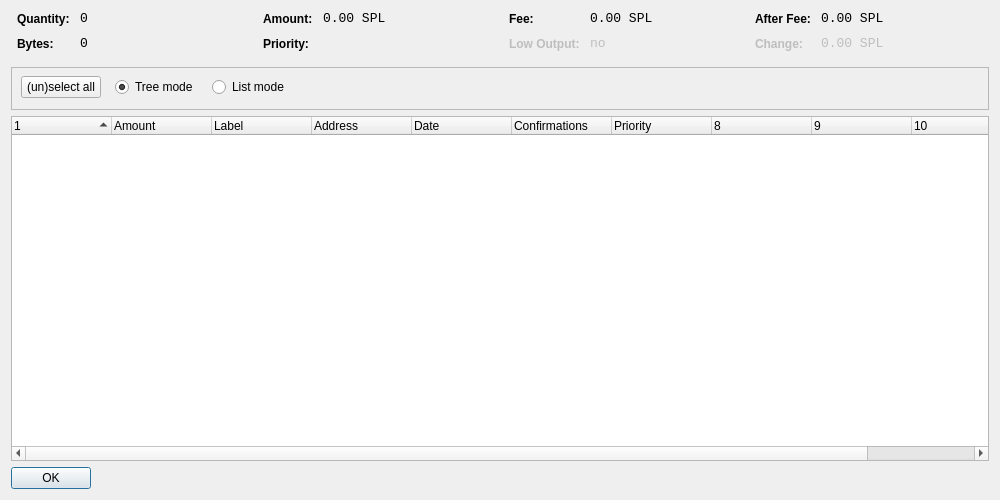
<?xml version="1.0" encoding="UTF-8"?>
<ui version="4.0">
 <class>CoinControlDialog</class>
 <widget class="QDialog" name="CoinControlDialog">
  <property name="geometry">
   <rect>
    <x>0</x>
    <y>0</y>
    <width>1000</width>
    <height>500</height>
   </rect>
  </property>
  <property name="windowTitle">
   <string>Coin Control</string>
  </property>
  <layout class="QVBoxLayout" name="verticalLayout">
   <item>
    <layout class="QHBoxLayout" name="horizontalLayoutTop" stretch="0,0,0,0">
     <property name="topMargin">
      <number>0</number>
     </property>
     <property name="bottomMargin">
      <number>10</number>
     </property>
     <item>
      <layout class="QFormLayout" name="formLayoutCoinControl1">
       <property name="horizontalSpacing">
        <number>10</number>
       </property>
       <property name="verticalSpacing">
        <number>10</number>
       </property>
       <property name="leftMargin">
        <number>6</number>
       </property>
       <property name="rightMargin">
        <number>6</number>
       </property>
       <item row="0" column="0">
        <widget class="QLabel" name="labelCoinControlQuantityText">
         <property name="styleSheet">
          <string notr="true">font-weight:bold;</string>
         </property>
         <property name="text">
          <string>Quantity:</string>
         </property>
        </widget>
       </item>
       <item row="0" column="1">
        <widget class="QLabel" name="labelCoinControlQuantity">
         <property name="font">
          <font>
           <family>Monospace</family>
           <pointsize>10</pointsize>
          </font>
         </property>
         <property name="cursor">
          <cursorShape>IBeamCursor</cursorShape>
         </property>
         <property name="contextMenuPolicy">
          <enum>Qt::ActionsContextMenu</enum>
         </property>
         <property name="text">
          <string notr="true">0</string>
         </property>
         <property name="textInteractionFlags">
          <set>Qt::LinksAccessibleByMouse|Qt::TextSelectableByKeyboard|Qt::TextSelectableByMouse</set>
         </property>
        </widget>
       </item>
       <item row="1" column="0">
        <widget class="QLabel" name="labelCoinControlBytesText">
         <property name="styleSheet">
          <string notr="true">font-weight:bold;</string>
         </property>
         <property name="text">
          <string>Bytes:</string>
         </property>
        </widget>
       </item>
       <item row="1" column="1">
        <widget class="QLabel" name="labelCoinControlBytes">
         <property name="font">
          <font>
           <family>Monospace</family>
           <pointsize>10</pointsize>
          </font>
         </property>
         <property name="cursor">
          <cursorShape>IBeamCursor</cursorShape>
         </property>
         <property name="contextMenuPolicy">
          <enum>Qt::ActionsContextMenu</enum>
         </property>
         <property name="text">
          <string notr="true">0</string>
         </property>
         <property name="textInteractionFlags">
          <set>Qt::LinksAccessibleByMouse|Qt::TextSelectableByKeyboard|Qt::TextSelectableByMouse</set>
         </property>
        </widget>
       </item>
      </layout>
     </item>
     <item>
      <layout class="QFormLayout" name="formLayoutCoinControl2">
       <property name="horizontalSpacing">
        <number>10</number>
       </property>
       <property name="verticalSpacing">
        <number>10</number>
       </property>
       <property name="leftMargin">
        <number>6</number>
       </property>
       <property name="rightMargin">
        <number>6</number>
       </property>
       <item row="0" column="0">
        <widget class="QLabel" name="labelCoinControlAmountText">
         <property name="styleSheet">
          <string notr="true">font-weight:bold;</string>
         </property>
         <property name="text">
          <string>Amount:</string>
         </property>
        </widget>
       </item>
       <item row="0" column="1">
        <widget class="QLabel" name="labelCoinControlAmount">
         <property name="font">
          <font>
           <family>Monospace</family>
           <pointsize>10</pointsize>
          </font>
         </property>
         <property name="cursor">
          <cursorShape>IBeamCursor</cursorShape>
         </property>
         <property name="contextMenuPolicy">
          <enum>Qt::ActionsContextMenu</enum>
         </property>
         <property name="text">
          <string notr="true">0.00 SPL</string>
         </property>
         <property name="textInteractionFlags">
          <set>Qt::LinksAccessibleByMouse|Qt::TextSelectableByKeyboard|Qt::TextSelectableByMouse</set>
         </property>
        </widget>
       </item>
       <item row="1" column="0">
        <widget class="QLabel" name="labelCoinControlPriorityText">
         <property name="styleSheet">
          <string notr="true">font-weight:bold;</string>
         </property>
         <property name="text">
          <string>Priority:</string>
         </property>
        </widget>
       </item>
       <item row="1" column="1">
        <widget class="QLabel" name="labelCoinControlPriority">
         <property name="font">
          <font>
           <family>Monospace</family>
           <pointsize>10</pointsize>
          </font>
         </property>
         <property name="cursor">
          <cursorShape>IBeamCursor</cursorShape>
         </property>
         <property name="contextMenuPolicy">
          <enum>Qt::ActionsContextMenu</enum>
         </property>
         <property name="text">
          <string/>
         </property>
         <property name="textInteractionFlags">
          <set>Qt::LinksAccessibleByMouse|Qt::TextSelectableByKeyboard|Qt::TextSelectableByMouse</set>
         </property>
        </widget>
       </item>
      </layout>
     </item>
     <item>
      <layout class="QFormLayout" name="formLayoutCoinControl3">
       <property name="horizontalSpacing">
        <number>10</number>
       </property>
       <property name="verticalSpacing">
        <number>10</number>
       </property>
       <property name="leftMargin">
        <number>6</number>
       </property>
       <property name="rightMargin">
        <number>6</number>
       </property>
       <item row="0" column="0">
        <widget class="QLabel" name="labelCoinControlFeeText">
         <property name="styleSheet">
          <string notr="true">font-weight:bold;</string>
         </property>
         <property name="text">
          <string>Fee:</string>
         </property>
        </widget>
       </item>
       <item row="0" column="1">
        <widget class="QLabel" name="labelCoinControlFee">
         <property name="font">
          <font>
           <family>Monospace</family>
           <pointsize>10</pointsize>
          </font>
         </property>
         <property name="cursor">
          <cursorShape>IBeamCursor</cursorShape>
         </property>
         <property name="contextMenuPolicy">
          <enum>Qt::ActionsContextMenu</enum>
         </property>
         <property name="text">
          <string notr="true">0.00 SPL</string>
         </property>
         <property name="textInteractionFlags">
          <set>Qt::LinksAccessibleByMouse|Qt::TextSelectableByKeyboard|Qt::TextSelectableByMouse</set>
         </property>
        </widget>
       </item>
       <item row="1" column="0">
        <widget class="QLabel" name="labelCoinControlLowOutputText">
         <property name="enabled">
          <bool>false</bool>
         </property>
         <property name="styleSheet">
          <string notr="true">font-weight:bold;</string>
         </property>
         <property name="text">
          <string>Low Output:</string>
         </property>
        </widget>
       </item>
       <item row="1" column="1">
        <widget class="QLabel" name="labelCoinControlLowOutput">
         <property name="enabled">
          <bool>false</bool>
         </property>
         <property name="font">
          <font>
           <family>Monospace</family>
           <pointsize>10</pointsize>
          </font>
         </property>
         <property name="cursor">
          <cursorShape>IBeamCursor</cursorShape>
         </property>
         <property name="contextMenuPolicy">
          <enum>Qt::ActionsContextMenu</enum>
         </property>
         <property name="text">
          <string notr="true">no</string>
         </property>
         <property name="textInteractionFlags">
          <set>Qt::LinksAccessibleByMouse|Qt::TextSelectableByKeyboard|Qt::TextSelectableByMouse</set>
         </property>
        </widget>
       </item>
      </layout>
     </item>
     <item>
      <layout class="QFormLayout" name="formLayoutCoinControl4">
       <property name="horizontalSpacing">
        <number>10</number>
       </property>
       <property name="verticalSpacing">
        <number>10</number>
       </property>
       <property name="leftMargin">
        <number>6</number>
       </property>
       <property name="rightMargin">
        <number>6</number>
       </property>
       <item row="0" column="0">
        <widget class="QLabel" name="labelCoinControlAfterFeeText">
         <property name="styleSheet">
          <string notr="true">font-weight:bold;</string>
         </property>
         <property name="text">
          <string>After Fee:</string>
         </property>
        </widget>
       </item>
       <item row="0" column="1">
        <widget class="QLabel" name="labelCoinControlAfterFee">
         <property name="font">
          <font>
           <family>Monospace</family>
           <pointsize>10</pointsize>
          </font>
         </property>
         <property name="cursor">
          <cursorShape>IBeamCursor</cursorShape>
         </property>
         <property name="contextMenuPolicy">
          <enum>Qt::ActionsContextMenu</enum>
         </property>
         <property name="text">
          <string notr="true">0.00 SPL</string>
         </property>
         <property name="textInteractionFlags">
          <set>Qt::LinksAccessibleByMouse|Qt::TextSelectableByKeyboard|Qt::TextSelectableByMouse</set>
         </property>
        </widget>
       </item>
       <item row="1" column="0">
        <widget class="QLabel" name="labelCoinControlChangeText">
         <property name="enabled">
          <bool>false</bool>
         </property>
         <property name="styleSheet">
          <string notr="true">font-weight:bold;</string>
         </property>
         <property name="text">
          <string>Change:</string>
         </property>
        </widget>
       </item>
       <item row="1" column="1">
        <widget class="QLabel" name="labelCoinControlChange">
         <property name="enabled">
          <bool>false</bool>
         </property>
         <property name="font">
          <font>
           <family>Monospace</family>
           <pointsize>10</pointsize>
          </font>
         </property>
         <property name="cursor">
          <cursorShape>IBeamCursor</cursorShape>
         </property>
         <property name="contextMenuPolicy">
          <enum>Qt::ActionsContextMenu</enum>
         </property>
         <property name="text">
          <string notr="true">0.00 SPL</string>
         </property>
         <property name="textInteractionFlags">
          <set>Qt::LinksAccessibleByMouse|Qt::TextSelectableByKeyboard|Qt::TextSelectableByMouse</set>
         </property>
        </widget>
       </item>
      </layout>
     </item>
    </layout>
   </item>
   <item>
    <widget class="QFrame" name="frame">
     <property name="minimumSize">
      <size>
       <width>0</width>
       <height>43</height>
      </size>
     </property>
     <property name="frameShape">
      <enum>QFrame::StyledPanel</enum>
     </property>
     <property name="frameShadow">
      <enum>QFrame::Sunken</enum>
     </property>
     <widget class="QWidget" name="horizontalLayoutWidget">
      <property name="geometry">
       <rect>
        <x>10</x>
        <y>0</y>
        <width>781</width>
        <height>41</height>
       </rect>
      </property>
      <layout class="QHBoxLayout" name="horizontalLayoutPanel" stretch="0,0,0,0,0">
       <property name="spacing">
        <number>14</number>
       </property>
       <item>
        <widget class="QPushButton" name="pushButtonSelectAll">
         <property name="sizePolicy">
          <sizepolicy hsizetype="Maximum" vsizetype="Fixed">
           <horstretch>0</horstretch>
           <verstretch>0</verstretch>
          </sizepolicy>
         </property>
         <property name="text">
          <string>(un)select all</string>
         </property>
        </widget>
       </item>
       <item>
        <widget class="QRadioButton" name="radioTreeMode">
         <property name="sizePolicy">
          <sizepolicy hsizetype="Maximum" vsizetype="Fixed">
           <horstretch>0</horstretch>
           <verstretch>0</verstretch>
          </sizepolicy>
         </property>
         <property name="text">
          <string>Tree mode</string>
         </property>
         <property name="checked">
          <bool>true</bool>
         </property>
        </widget>
       </item>
       <item>
        <widget class="QRadioButton" name="radioListMode">
         <property name="sizePolicy">
          <sizepolicy hsizetype="Maximum" vsizetype="Fixed">
           <horstretch>0</horstretch>
           <verstretch>0</verstretch>
          </sizepolicy>
         </property>
         <property name="text">
          <string>List mode</string>
         </property>
        </widget>
       </item>
       <item>
        <spacer name="horizontalSpacer">
         <property name="orientation">
          <enum>Qt::Horizontal</enum>
         </property>
         <property name="sizeHint" stdset="0">
          <size>
           <width>40</width>
           <height>20</height>
          </size>
         </property>
        </spacer>
       </item>
      </layout>
     </widget>
    </widget>
   </item>
   <item>
    <widget class="CoinControlTreeWidget" name="treeWidget">
     <property name="contextMenuPolicy">
      <enum>Qt::CustomContextMenu</enum>
     </property>
     <property name="sortingEnabled">
      <bool>false</bool>
     </property>
     <property name="columnCount">
      <number>11</number>
     </property>
     <attribute name="headerShowSortIndicator" stdset="0">
      <bool>true</bool>
     </attribute>
     <attribute name="headerStretchLastSection">
      <bool>false</bool>
     </attribute>
     <column>
      <property name="text">
       <string/>
      </property>
     </column>
     <column>
      <property name="text">
       <string>Amount</string>
      </property>
     </column>
     <column>
      <property name="text">
       <string>Label</string>
      </property>
     </column>
     <column>
      <property name="text">
       <string>Address</string>
      </property>
     </column>
     <column>
      <property name="text">
       <string>Date</string>
      </property>
     </column>
     <column>
      <property name="text">
       <string>Confirmations</string>
      </property>
      <property name="toolTip">
       <string>Confirmed</string>
      </property>
     </column>
     <column>
      <property name="text">
       <string>Priority</string>
      </property>
     </column>
     <column>
      <property name="text">
       <string/>
      </property>
     </column>
     <column>
      <property name="text">
       <string/>
      </property>
     </column>
     <column>
      <property name="text">
       <string/>
      </property>
     </column>
     <column>
      <property name="text">
       <string/>
      </property>
     </column>
    </widget>
   </item>
   <item>
    <widget class="QDialogButtonBox" name="buttonBox">
     <property name="sizePolicy">
      <sizepolicy hsizetype="Maximum" vsizetype="Fixed">
       <horstretch>0</horstretch>
       <verstretch>0</verstretch>
      </sizepolicy>
     </property>
     <property name="orientation">
      <enum>Qt::Horizontal</enum>
     </property>
     <property name="standardButtons">
      <set>QDialogButtonBox::Ok</set>
     </property>
    </widget>
   </item>
  </layout>
 </widget>
 <customwidgets>
  <customwidget>
   <class>CoinControlTreeWidget</class>
   <extends>QTreeWidget</extends>
   <header>coincontroltreewidget.h</header>
  </customwidget>
 </customwidgets>
 <resources/>
 <connections/>
</ui>
